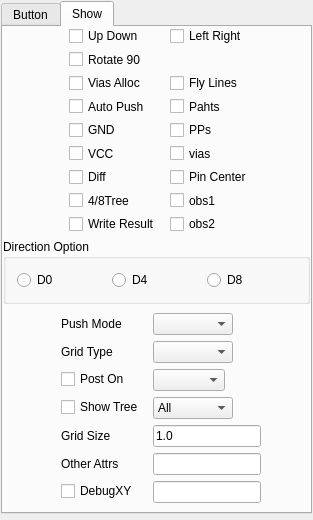
<?xml version="1.0" encoding="UTF-8"?>
<ui version="4.0">
 <class>OptionsPanelClass</class>
 <widget class="QWidget" name="OptionsPanelClass">
  <property name="geometry">
   <rect>
    <x>0</x>
    <y>0</y>
    <width>313</width>
    <height>520</height>
   </rect>
  </property>
  <property name="minimumSize">
   <size>
    <width>200</width>
    <height>400</height>
   </size>
  </property>
  <property name="maximumSize">
   <size>
    <width>400</width>
    <height>8000</height>
   </size>
  </property>
  <property name="baseSize">
   <size>
    <width>120</width>
    <height>400</height>
   </size>
  </property>
  <property name="windowTitle">
   <string>选项面板</string>
  </property>
  <property name="styleSheet">
   <string notr="true"/>
  </property>
  <layout class="QVBoxLayout" name="verticalLayout_3">
   <property name="leftMargin">
    <number>1</number>
   </property>
   <property name="topMargin">
    <number>1</number>
   </property>
   <property name="rightMargin">
    <number>1</number>
   </property>
   <property name="bottomMargin">
    <number>6</number>
   </property>
   <item>
    <widget class="QTabWidget" name="tabWidget">
     <property name="sizePolicy">
      <sizepolicy hsizetype="Expanding" vsizetype="Expanding">
       <horstretch>0</horstretch>
       <verstretch>0</verstretch>
      </sizepolicy>
     </property>
     <property name="minimumSize">
      <size>
       <width>190</width>
       <height>270</height>
      </size>
     </property>
     <property name="maximumSize">
      <size>
       <width>390</width>
       <height>8000</height>
      </size>
     </property>
     <property name="baseSize">
      <size>
       <width>0</width>
       <height>0</height>
      </size>
     </property>
     <property name="autoFillBackground">
      <bool>false</bool>
     </property>
     <property name="styleSheet">
      <string notr="true"/>
     </property>
     <property name="tabPosition">
      <enum>QTabWidget::TabPosition::North</enum>
     </property>
     <property name="tabShape">
      <enum>QTabWidget::TabShape::Rounded</enum>
     </property>
     <property name="currentIndex">
      <number>1</number>
     </property>
     <property name="documentMode">
      <bool>false</bool>
     </property>
     <widget class="QWidget" name="Button">
      <property name="sizePolicy">
       <sizepolicy hsizetype="Expanding" vsizetype="Preferred">
        <horstretch>0</horstretch>
        <verstretch>0</verstretch>
       </sizepolicy>
      </property>
      <property name="minimumSize">
       <size>
        <width>180</width>
        <height>200</height>
       </size>
      </property>
      <property name="sizeIncrement">
       <size>
        <width>1</width>
        <height>1</height>
       </size>
      </property>
      <property name="layoutDirection">
       <enum>Qt::LayoutDirection::LeftToRight</enum>
      </property>
      <attribute name="title">
       <string>Button</string>
      </attribute>
      <layout class="QVBoxLayout" name="verticalLayout_2">
       <property name="spacing">
        <number>6</number>
       </property>
       <property name="leftMargin">
        <number>0</number>
       </property>
       <property name="topMargin">
        <number>0</number>
       </property>
       <property name="rightMargin">
        <number>0</number>
       </property>
       <property name="bottomMargin">
        <number>6</number>
       </property>
       <item>
        <layout class="QFormLayout" name="formLayout_4">
         <property name="fieldGrowthPolicy">
          <enum>QFormLayout::FieldGrowthPolicy::FieldsStayAtSizeHint</enum>
         </property>
         <property name="formAlignment">
          <set>Qt::AlignmentFlag::AlignHCenter|Qt::AlignmentFlag::AlignTop</set>
         </property>
         <property name="horizontalSpacing">
          <number>9</number>
         </property>
         <property name="leftMargin">
          <number>0</number>
         </property>
         <property name="topMargin">
          <number>0</number>
         </property>
         <property name="rightMargin">
          <number>0</number>
         </property>
         <property name="bottomMargin">
          <number>0</number>
         </property>
         <item row="0" column="0">
          <widget class="QPushButton" name="openResBt">
           <property name="text">
            <string>打开Res</string>
           </property>
          </widget>
         </item>
         <item row="1" column="0">
          <widget class="QPushButton" name="resetBt">
           <property name="text">
            <string>复位</string>
           </property>
          </widget>
         </item>
         <item row="1" column="1">
          <widget class="QPushButton" name="randPinBt">
           <property name="text">
            <string>随机Pin</string>
           </property>
          </widget>
         </item>
         <item row="3" column="0">
          <widget class="QPushButton" name="saveCaseBt">
           <property name="text">
            <string>保存Case</string>
           </property>
          </widget>
         </item>
         <item row="3" column="1">
          <widget class="QPushButton" name="saveImageBt">
           <property name="text">
            <string>保存图像</string>
           </property>
          </widget>
         </item>
         <item row="4" column="0">
          <widget class="QPushButton" name="writePreBt">
           <property name="text">
            <string>输出预布线</string>
           </property>
          </widget>
         </item>
         <item row="4" column="1">
          <widget class="QPushButton" name="addResBt">
           <property name="text">
            <string>追加结果</string>
           </property>
          </widget>
         </item>
         <item row="2" column="1">
          <widget class="QPushButton" name="pinIncreaseBt">
           <property name="text">
            <string>Pin +1</string>
           </property>
          </widget>
         </item>
         <item row="2" column="0">
          <widget class="QPushButton" name="pinDecreaseBt">
           <property name="text">
            <string>Pin -1</string>
           </property>
          </widget>
         </item>
        </layout>
       </item>
       <item>
        <layout class="QFormLayout" name="formLayout_5">
         <property name="fieldGrowthPolicy">
          <enum>QFormLayout::FieldGrowthPolicy::FieldsStayAtSizeHint</enum>
         </property>
         <property name="formAlignment">
          <set>Qt::AlignmentFlag::AlignHCenter|Qt::AlignmentFlag::AlignTop</set>
         </property>
         <property name="horizontalSpacing">
          <number>9</number>
         </property>
         <property name="leftMargin">
          <number>0</number>
         </property>
         <property name="topMargin">
          <number>0</number>
         </property>
         <property name="rightMargin">
          <number>0</number>
         </property>
         <property name="bottomMargin">
          <number>0</number>
         </property>
         <item row="0" column="0">
          <widget class="QPushButton" name="PushRunBt">
           <property name="text">
            <string>Push Run</string>
           </property>
          </widget>
         </item>
        </layout>
       </item>
       <item>
        <spacer name="verticalSpacer_2">
         <property name="orientation">
          <enum>Qt::Orientation::Vertical</enum>
         </property>
         <property name="sizeHint" stdset="0">
          <size>
           <width>20</width>
           <height>40</height>
          </size>
         </property>
        </spacer>
       </item>
      </layout>
     </widget>
     <widget class="QWidget" name="Show">
      <property name="sizePolicy">
       <sizepolicy hsizetype="Expanding" vsizetype="Preferred">
        <horstretch>0</horstretch>
        <verstretch>0</verstretch>
       </sizepolicy>
      </property>
      <property name="minimumSize">
       <size>
        <width>180</width>
        <height>0</height>
       </size>
      </property>
      <attribute name="title">
       <string>Show</string>
      </attribute>
      <layout class="QVBoxLayout" name="verticalLayout">
       <property name="leftMargin">
        <number>0</number>
       </property>
       <property name="topMargin">
        <number>0</number>
       </property>
       <property name="rightMargin">
        <number>0</number>
       </property>
       <property name="bottomMargin">
        <number>6</number>
       </property>
       <item>
        <layout class="QFormLayout" name="formLayout">
         <property name="fieldGrowthPolicy">
          <enum>QFormLayout::FieldGrowthPolicy::FieldsStayAtSizeHint</enum>
         </property>
         <property name="rowWrapPolicy">
          <enum>QFormLayout::RowWrapPolicy::DontWrapRows</enum>
         </property>
         <property name="labelAlignment">
          <set>Qt::AlignmentFlag::AlignLeading|Qt::AlignmentFlag::AlignLeft|Qt::AlignmentFlag::AlignVCenter</set>
         </property>
         <property name="formAlignment">
          <set>Qt::AlignmentFlag::AlignCenter</set>
         </property>
         <property name="horizontalSpacing">
          <number>9</number>
         </property>
         <property name="verticalSpacing">
          <number>6</number>
         </property>
         <property name="leftMargin">
          <number>0</number>
         </property>
         <property name="topMargin">
          <number>0</number>
         </property>
         <property name="rightMargin">
          <number>0</number>
         </property>
         <property name="bottomMargin">
          <number>0</number>
         </property>
         <item row="0" column="0">
          <widget class="QCheckBox" name="checkFlipTD">
           <property name="text">
            <string>Up Down</string>
           </property>
          </widget>
         </item>
         <item row="0" column="1">
          <widget class="QCheckBox" name="checkFlipLR">
           <property name="text">
            <string>Left Right</string>
           </property>
          </widget>
         </item>
         <item row="1" column="0">
          <widget class="QCheckBox" name="checkRotate90">
           <property name="text">
            <string>Rotate 90</string>
           </property>
          </widget>
         </item>
         <item row="2" column="0">
          <widget class="QCheckBox" name="checkPreViaAlct">
           <property name="text">
            <string>Vias Alloc</string>
           </property>
          </widget>
         </item>
         <item row="2" column="1">
          <widget class="QCheckBox" name="showFlyLines">
           <property name="text">
            <string>Fly Lines</string>
           </property>
          </widget>
         </item>
         <item row="3" column="1">
          <widget class="QCheckBox" name="showPahts">
           <property name="text">
            <string>Pahts</string>
           </property>
          </widget>
         </item>
         <item row="4" column="1">
          <widget class="QCheckBox" name="showPlanningPts">
           <property name="text">
            <string>PPs</string>
           </property>
          </widget>
         </item>
         <item row="5" column="1">
          <widget class="QCheckBox" name="showVias">
           <property name="text">
            <string>vias</string>
           </property>
          </widget>
         </item>
         <item row="6" column="1">
          <widget class="QCheckBox" name="showPinCenters">
           <property name="text">
            <string>Pin Center</string>
           </property>
          </widget>
         </item>
         <item row="8" column="1">
          <widget class="QCheckBox" name="showObs1">
           <property name="text">
            <string>obs1</string>
           </property>
          </widget>
         </item>
         <item row="9" column="1">
          <widget class="QCheckBox" name="showObs2">
           <property name="text">
            <string>obs2</string>
           </property>
          </widget>
         </item>
         <item row="8" column="0">
          <widget class="QCheckBox" name="check4_8Tree">
           <property name="text">
            <string>4/8Tree</string>
           </property>
          </widget>
         </item>
         <item row="6" column="0">
          <widget class="QCheckBox" name="checkDiffRoute">
           <property name="text">
            <string>Diff</string>
           </property>
          </widget>
         </item>
         <item row="5" column="0">
          <widget class="QCheckBox" name="checkVCCRoute">
           <property name="text">
            <string>VCC</string>
           </property>
          </widget>
         </item>
         <item row="4" column="0">
          <widget class="QCheckBox" name="checkGNDRoute">
           <property name="text">
            <string>GND</string>
           </property>
          </widget>
         </item>
         <item row="3" column="0">
          <widget class="QCheckBox" name="checkAutoPush">
           <property name="text">
            <string>Auto Push</string>
           </property>
          </widget>
         </item>
         <item row="9" column="0">
          <widget class="QCheckBox" name="checkWriteExpRes">
           <property name="text">
            <string>Write Result</string>
           </property>
          </widget>
         </item>
        </layout>
       </item>
       <item>
        <widget class="QGroupBox" name="buttonGroup">
         <property name="title">
          <string>Direction Option</string>
         </property>
         <layout class="QHBoxLayout" name="horizontalLayout">
          <item>
           <widget class="QRadioButton" name="radioButtonD0">
            <property name="text">
             <string>D0</string>
            </property>
           </widget>
          </item>
          <item>
           <widget class="QRadioButton" name="radioButtonD4">
            <property name="text">
             <string>D4</string>
            </property>
           </widget>
          </item>
          <item>
           <widget class="QRadioButton" name="radioButtonD8">
            <property name="text">
             <string>D8</string>
            </property>
           </widget>
          </item>
         </layout>
        </widget>
       </item>
       <item>
        <layout class="QFormLayout" name="formLayout_3">
         <property name="fieldGrowthPolicy">
          <enum>QFormLayout::FieldGrowthPolicy::FieldsStayAtSizeHint</enum>
         </property>
         <property name="rowWrapPolicy">
          <enum>QFormLayout::RowWrapPolicy::DontWrapRows</enum>
         </property>
         <property name="labelAlignment">
          <set>Qt::AlignmentFlag::AlignLeading|Qt::AlignmentFlag::AlignLeft|Qt::AlignmentFlag::AlignVCenter</set>
         </property>
         <property name="formAlignment">
          <set>Qt::AlignmentFlag::AlignCenter</set>
         </property>
         <property name="horizontalSpacing">
          <number>9</number>
         </property>
         <property name="leftMargin">
          <number>0</number>
         </property>
         <property name="topMargin">
          <number>3</number>
         </property>
         <property name="rightMargin">
          <number>0</number>
         </property>
         <property name="bottomMargin">
          <number>3</number>
         </property>
         <item row="1" column="0">
          <widget class="QLabel" name="pushMode">
           <property name="text">
            <string>Push Mode</string>
           </property>
          </widget>
         </item>
         <item row="1" column="1">
          <widget class="QComboBox" name="pushRunMode">
           <property name="minimumSize">
            <size>
             <width>80</width>
             <height>0</height>
            </size>
           </property>
           <property name="maximumSize">
            <size>
             <width>100</width>
             <height>50</height>
            </size>
           </property>
          </widget>
         </item>
         <item row="2" column="0">
          <widget class="QLabel" name="gridType">
           <property name="text">
            <string>Grid Type</string>
           </property>
          </widget>
         </item>
         <item row="2" column="1">
          <widget class="QComboBox" name="showGridType">
           <property name="minimumSize">
            <size>
             <width>80</width>
             <height>0</height>
            </size>
           </property>
           <property name="maximumSize">
            <size>
             <width>100</width>
             <height>50</height>
            </size>
           </property>
           <property name="currentText">
            <string/>
           </property>
           <property name="currentIndex">
            <number>-1</number>
           </property>
          </widget>
         </item>
         <item row="3" column="0">
          <widget class="QCheckBox" name="checkPostProcess">
           <property name="text">
            <string>Post On</string>
           </property>
          </widget>
         </item>
         <item row="3" column="1">
          <widget class="QComboBox" name="PostMode"/>
         </item>
         <item row="4" column="0">
          <widget class="QCheckBox" name="checkShowTrees">
           <property name="text">
            <string>Show Tree</string>
           </property>
          </widget>
         </item>
         <item row="4" column="1">
          <widget class="QComboBox" name="treeIndex">
           <property name="minimumSize">
            <size>
             <width>80</width>
             <height>0</height>
            </size>
           </property>
           <property name="maximumSize">
            <size>
             <width>100</width>
             <height>50</height>
            </size>
           </property>
           <property name="currentText">
            <string>All</string>
           </property>
           <item>
            <property name="text">
             <string>All</string>
            </property>
           </item>
          </widget>
         </item>
         <item row="5" column="0">
          <widget class="QLabel" name="gridSize">
           <property name="text">
            <string>Grid Size</string>
           </property>
          </widget>
         </item>
         <item row="5" column="1">
          <widget class="QLineEdit" name="gridSizeEdit">
           <property name="sizePolicy">
            <sizepolicy hsizetype="MinimumExpanding" vsizetype="Fixed">
             <horstretch>0</horstretch>
             <verstretch>0</verstretch>
            </sizepolicy>
           </property>
           <property name="minimumSize">
            <size>
             <width>80</width>
             <height>0</height>
            </size>
           </property>
           <property name="maximumSize">
            <size>
             <width>200</width>
             <height>50</height>
            </size>
           </property>
           <property name="inputMask">
            <string/>
           </property>
           <property name="text">
            <string notr="true">1.0</string>
           </property>
           <property name="frame">
            <bool>true</bool>
           </property>
          </widget>
         </item>
         <item row="8" column="0">
          <widget class="QLabel" name="flexibleOptLabel">
           <property name="text">
            <string>Other Attrs</string>
           </property>
          </widget>
         </item>
         <item row="8" column="1">
          <widget class="QLineEdit" name="flexibleOpt">
           <property name="minimumSize">
            <size>
             <width>80</width>
             <height>0</height>
            </size>
           </property>
           <property name="maximumSize">
            <size>
             <width>200</width>
             <height>50</height>
            </size>
           </property>
          </widget>
         </item>
         <item row="9" column="0">
          <widget class="QCheckBox" name="checkDebugBreak">
           <property name="text">
            <string>DebugXY</string>
           </property>
          </widget>
         </item>
         <item row="9" column="1">
          <widget class="QLineEdit" name="doubleInput">
           <property name="minimumSize">
            <size>
             <width>80</width>
             <height>0</height>
            </size>
           </property>
           <property name="maximumSize">
            <size>
             <width>200</width>
             <height>50</height>
            </size>
           </property>
          </widget>
         </item>
        </layout>
       </item>
       <item>
        <spacer name="verticalSpacer">
         <property name="orientation">
          <enum>Qt::Orientation::Vertical</enum>
         </property>
         <property name="sizeHint" stdset="0">
          <size>
           <width>20</width>
           <height>40</height>
          </size>
         </property>
        </spacer>
       </item>
      </layout>
     </widget>
    </widget>
   </item>
  </layout>
 </widget>
 <layoutdefault spacing="6" margin="11"/>
 <resources/>
 <connections/>
</ui>
